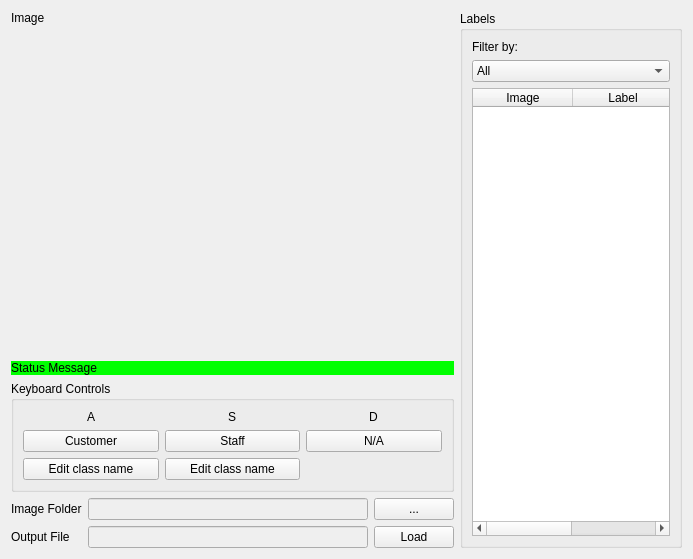
<?xml version="1.0" encoding="UTF-8"?>
<ui version="4.0">
 <class>Form</class>
 <widget class="QWidget" name="Form">
  <property name="geometry">
   <rect>
    <x>0</x>
    <y>0</y>
    <width>693</width>
    <height>559</height>
   </rect>
  </property>
  <property name="windowTitle">
   <string>Form</string>
  </property>
  <layout class="QHBoxLayout" name="horizontalLayout" stretch="2,1">
   <item>
    <layout class="QVBoxLayout" name="verticalLayout">
     <item>
      <widget class="QLabel" name="lbl_img_name">
       <property name="text">
        <string>Image</string>
       </property>
      </widget>
     </item>
     <item>
      <widget class="QLabel" name="lbl_img">
       <property name="sizePolicy">
        <sizepolicy hsizetype="Expanding" vsizetype="Expanding">
         <horstretch>0</horstretch>
         <verstretch>0</verstretch>
        </sizepolicy>
       </property>
       <property name="text">
        <string/>
       </property>
       <property name="alignment">
        <set>Qt::AlignCenter</set>
       </property>
      </widget>
     </item>
     <item>
      <widget class="QLabel" name="lbl_status_msg">
       <property name="styleSheet">
        <string notr="true">background-color: rgb(0, 255, 0);</string>
       </property>
       <property name="text">
        <string>Status Message</string>
       </property>
      </widget>
     </item>
     <item>
      <widget class="QGroupBox" name="groupBox">
       <property name="title">
        <string>Keyboard Controls</string>
       </property>
       <layout class="QVBoxLayout" name="verticalLayout_2">
        <item>
         <layout class="QGridLayout" name="gridLayout">
          <property name="topMargin">
           <number>0</number>
          </property>
          <item row="2" column="2">
           <widget class="QPushButton" name="btn_label_D">
            <property name="styleSheet">
             <string notr="true">QPushButton:pressed {
	background-color : rgb(255, 0, 0);
	color: rgb(255, 255, 255);
}

QPushButton:checked {
	background-color : rgb(255, 0, 0);
	color: rgb(0, 0, 0);
}</string>
            </property>
            <property name="text">
             <string>N/A</string>
            </property>
            <property name="checkable">
             <bool>false</bool>
            </property>
            <property name="checked">
             <bool>false</bool>
            </property>
            <property name="autoDefault">
             <bool>false</bool>
            </property>
            <property name="default">
             <bool>false</bool>
            </property>
            <property name="flat">
             <bool>false</bool>
            </property>
           </widget>
          </item>
          <item row="1" column="2" alignment="Qt::AlignHCenter">
           <widget class="QLabel" name="label_7">
            <property name="text">
             <string>D</string>
            </property>
           </widget>
          </item>
          <item row="1" column="0" alignment="Qt::AlignHCenter">
           <widget class="QLabel" name="label_5">
            <property name="text">
             <string>A</string>
            </property>
           </widget>
          </item>
          <item row="1" column="1" alignment="Qt::AlignHCenter">
           <widget class="QLabel" name="label_6">
            <property name="text">
             <string>S</string>
            </property>
           </widget>
          </item>
          <item row="2" column="0">
           <widget class="QPushButton" name="btn_label_A">
            <property name="styleSheet">
             <string notr="true">QPushButton:pressed {
	background-color : rgb(62, 62, 62);
	background-color: rgb(255, 85, 0);
	color: rgb(255, 255, 255);
}

QPushButton:checked {
	background-color : rgb(62, 62, 62);
	color: rgb(0, 0, 0);
}</string>
            </property>
            <property name="text">
             <string>Customer</string>
            </property>
            <property name="checkable">
             <bool>false</bool>
            </property>
            <property name="checked">
             <bool>false</bool>
            </property>
            <property name="default">
             <bool>false</bool>
            </property>
            <property name="flat">
             <bool>false</bool>
            </property>
           </widget>
          </item>
          <item row="2" column="1">
           <widget class="QPushButton" name="btn_label_S">
            <property name="styleSheet">
             <string notr="true">QPushButton:pressed {
	background-color : rgb(0, 170, 255);
	color: rgb(255, 255, 255);
}

QPushButton:checked {
	background-color : rgb(0, 170, 255);
	color: rgb(0, 0, 0);
}</string>
            </property>
            <property name="text">
             <string>Staff</string>
            </property>
            <property name="checkable">
             <bool>false</bool>
            </property>
            <property name="checked">
             <bool>false</bool>
            </property>
            <property name="default">
             <bool>false</bool>
            </property>
            <property name="flat">
             <bool>false</bool>
            </property>
           </widget>
          </item>
          <item row="3" column="1">
           <widget class="QPushButton" name="btn_edit_classS">
            <property name="text">
             <string>Edit class name</string>
            </property>
           </widget>
          </item>
          <item row="3" column="0">
           <widget class="QPushButton" name="btn_edit_classA">
            <property name="text">
             <string>Edit class name</string>
            </property>
           </widget>
          </item>
         </layout>
        </item>
       </layout>
      </widget>
     </item>
     <item>
      <layout class="QGridLayout" name="gridLayout_2">
       <property name="topMargin">
        <number>0</number>
       </property>
       <item row="0" column="0">
        <widget class="QLabel" name="label_3">
         <property name="text">
          <string>Image Folder</string>
         </property>
        </widget>
       </item>
       <item row="1" column="1">
        <widget class="QLineEdit" name="lbl_output_file">
         <property name="enabled">
          <bool>false</bool>
         </property>
         <property name="readOnly">
          <bool>true</bool>
         </property>
        </widget>
       </item>
       <item row="0" column="3">
        <widget class="QPushButton" name="btn_img_folder">
         <property name="text">
          <string>...</string>
         </property>
        </widget>
       </item>
       <item row="1" column="0">
        <widget class="QLabel" name="label_4">
         <property name="text">
          <string>Output File</string>
         </property>
        </widget>
       </item>
       <item row="1" column="3">
        <widget class="QPushButton" name="btn_output_file">
         <property name="text">
          <string>Load</string>
         </property>
        </widget>
       </item>
       <item row="0" column="1">
        <widget class="QLineEdit" name="lbl_image_folder">
         <property name="enabled">
          <bool>false</bool>
         </property>
         <property name="readOnly">
          <bool>true</bool>
         </property>
        </widget>
       </item>
      </layout>
     </item>
    </layout>
   </item>
   <item>
    <widget class="QGroupBox" name="groupBox_2">
     <property name="title">
      <string>Labels</string>
     </property>
     <layout class="QVBoxLayout" name="verticalLayout_3">
      <item>
       <widget class="QLabel" name="label">
        <property name="text">
         <string>Filter by:</string>
        </property>
       </widget>
      </item>
      <item>
       <widget class="QComboBox" name="cmb_browser_filter">
        <property name="currentIndex">
         <number>3</number>
        </property>
        <item>
         <property name="text">
          <string>Customer</string>
         </property>
        </item>
        <item>
         <property name="text">
          <string>Staff</string>
         </property>
        </item>
        <item>
         <property name="text">
          <string>N/A</string>
         </property>
        </item>
        <item>
         <property name="text">
          <string>All</string>
         </property>
        </item>
        <item>
         <property name="text">
          <string>None</string>
         </property>
        </item>
       </widget>
      </item>
      <item>
       <widget class="QTableWidget" name="tbl_browser">
        <property name="sizePolicy">
         <sizepolicy hsizetype="Preferred" vsizetype="Expanding">
          <horstretch>0</horstretch>
          <verstretch>0</verstretch>
         </sizepolicy>
        </property>
        <property name="editTriggers">
         <set>QAbstractItemView::NoEditTriggers</set>
        </property>
        <property name="selectionMode">
         <enum>QAbstractItemView::SingleSelection</enum>
        </property>
        <property name="selectionBehavior">
         <enum>QAbstractItemView::SelectRows</enum>
        </property>
        <attribute name="horizontalHeaderVisible">
         <bool>true</bool>
        </attribute>
        <column>
         <property name="text">
          <string>Image</string>
         </property>
        </column>
        <column>
         <property name="text">
          <string>Label</string>
         </property>
        </column>
       </widget>
      </item>
     </layout>
    </widget>
   </item>
  </layout>
 </widget>
 <resources/>
 <connections/>
</ui>
